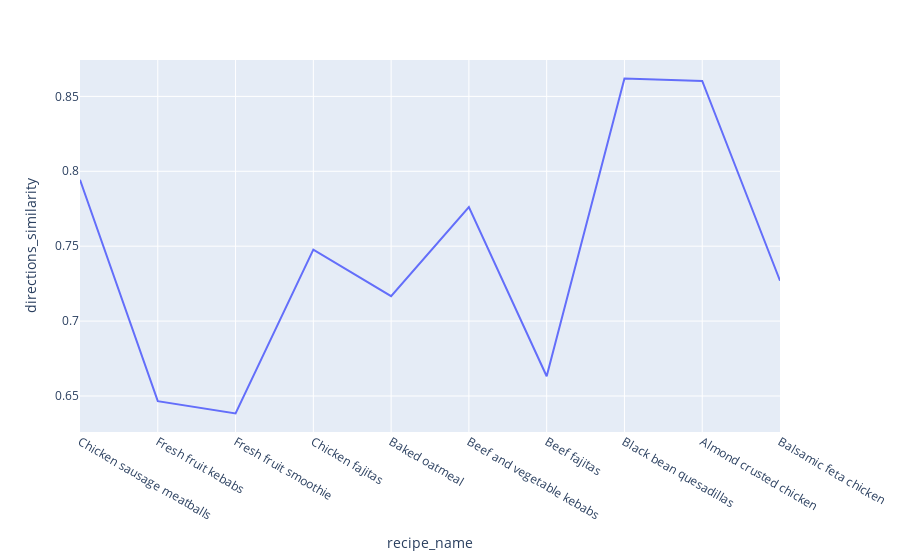

Notebook source saved alongside this figure:
### Code cell
fig = px.line(df_recipe, x='recipe_name', y='directions_similarity')
fig.show()

### Figure 1 — Plotly figure (JSON) as saved in the notebook; plotly's stock layout.template omitted (floating-point values rounded to 4 significant figures)
{"data": [{"hovertemplate": "recipe_name=%{x}<br>directions_similarity=%{y}<extra></extra>", "legendgroup": "", "line": {"color": "#636efa", "dash": "solid"}, "marker": {"symbol": "circle"}, "mode": "lines", "name": "", "orientation": "v", "showlegend": false, "type": "scatter", "x": ["Chicken sausage meatballs", "Fresh fruit kebabs", "Fresh fruit smoothie", "Chicken fajitas", "Baked oatmeal", "Beef and vegetable kebabs", "Beef fajitas", "Black bean quesadillas", "Almond crusted chicken", "Balsamic feta chicken"], "xaxis": "x", "y": [0.7943, 0.6466, 0.6384, 0.7477, 0.7166, 0.7761, 0.6632, 0.8619, 0.8603, 0.727], "yaxis": "y"}], "layout": {"legend": {"tracegroupgap": 0}, "margin": {"t": 60}, "xaxis": {"anchor": "y", "domain": [0, 1], "title": {"text": "recipe_name"}}, "yaxis": {"anchor": "x", "domain": [0, 1], "title": {"text": "directions_similarity"}}}}
